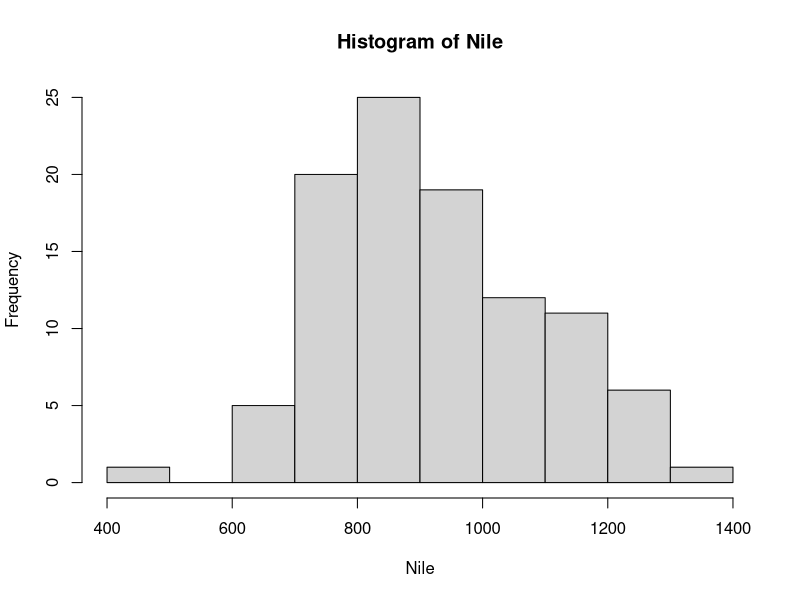
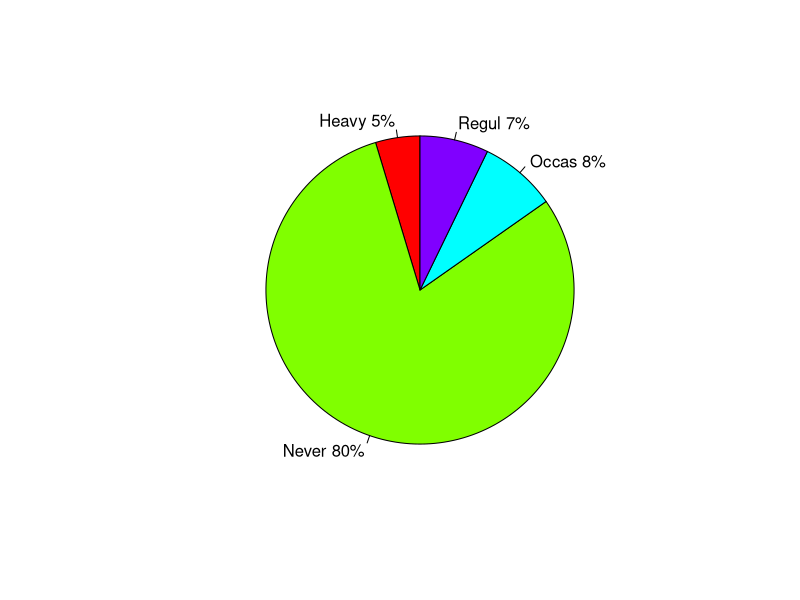
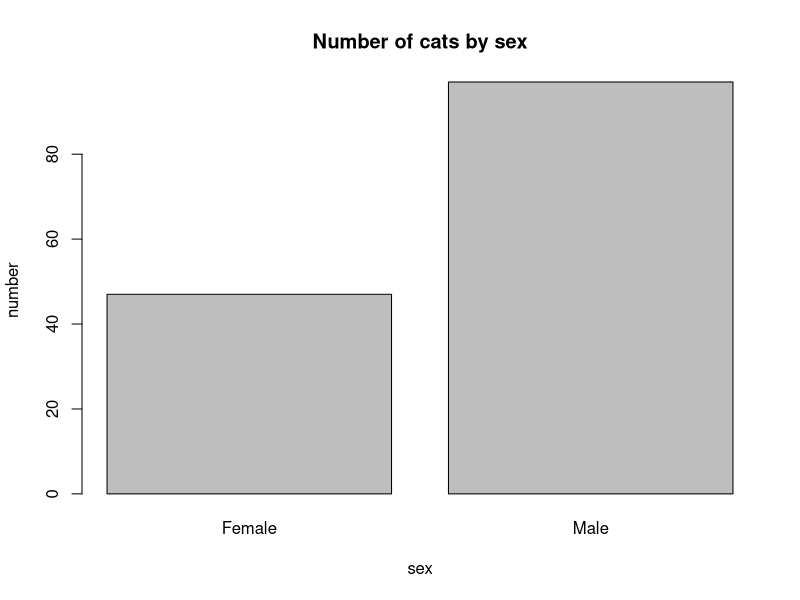

Reproduce these figures in R, in order.
library(MASS)
str(Nile)
hist(Nile, breaks = 8)

library(MASS)
str(survey)
tb <- table(survey$Smoke)
lab <- c(names(tb))
pct <- round(tb / sum(tb) * 100)
lab <- paste(lab, pct)
lab <- paste(lab, "%", sep="")
pie(tb,init.angle = 90, label = lab, col = rainbow(length(tb)))

library(MASS)
str(cats)
s <- summary(cats)

bdata <- c(47, 97)
names(bdata) <- c("Female","Male")
barplot(bdata, main = "Number of cats by sex", xlab = "sex", ylab = "number")